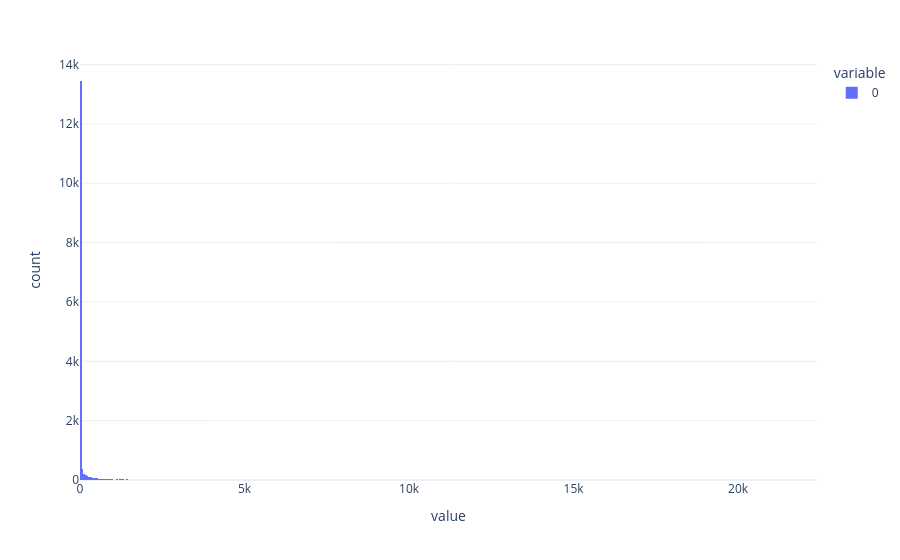

Source (notebook cell):
### Code cell
fig = px.histogram(df_sta.Count.to_list())
fig.show()

### Figure 1 — Plotly figure (JSON) as saved in the notebook; plotly's stock layout.template omitted (floating-point values rounded to 4 significant figures; data arrays with more than 128 entries replaced by an {"elided": "..."} marker saying what was removed)
{"data": [{"alignmentgroup": "True", "bingroup": "x", "hovertemplate": "variable=0<br>value=%{x}<br>count=%{y}<extra></extra>", "legendgroup": "0", "marker": {"color": "#636efa", "pattern": {"shape": ""}}, "name": "0", "offsetgroup": "0", "orientation": "v", "showlegend": true, "type": "histogram", "x": {"elided": "15615 int values"}, "xaxis": "x", "yaxis": "y"}], "layout": {"barmode": "relative", "legend": {"title": {"text": "variable"}, "tracegroupgap": 0}, "margin": {"t": 60}, "xaxis": {"anchor": "y", "domain": [0, 1], "title": {"text": "value"}}, "yaxis": {"anchor": "x", "domain": [0, 1], "title": {"text": "count"}}}}
